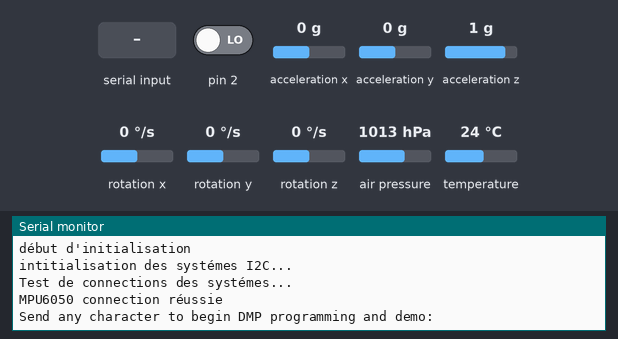
Simulated run of this sketch. Board: Arduino Uno, built with avr-gcc and run on an emulated ATmega328P. On the bench: the last lines printed to the serial monitor. The inputs (shaded band) are chosen by the test bench; at power-on: acceleration x 0 g, pin 2 LOW, acceleration y 0 g, acceleration z 1 g, rotation x 0 °/s, rotation y 0 °/s, rotation z 0 °/s, air pressure 1013 hPa, temperature 24 °C. Storage starts empty; the sensor or clock chip raises its interrupt line as the real part does.

Above: at 1.0 s.
1.1 s: "1\n" received over Serial
At 1.5 s:
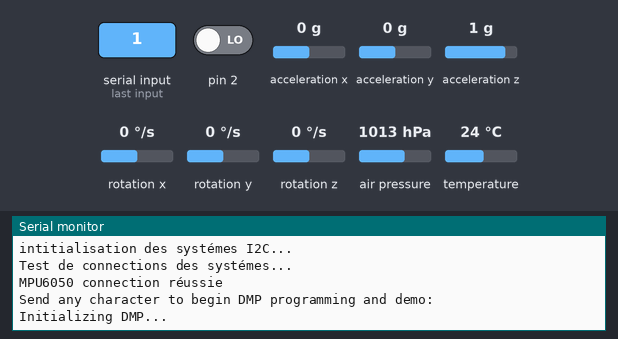
3.1 s: acceleration x set to -1.4 g
At 4.0 s:
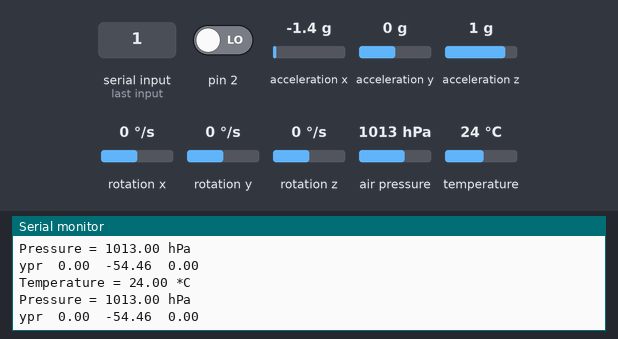
4.6 s: acceleration x set to 0.8 g
At 5.4 s:
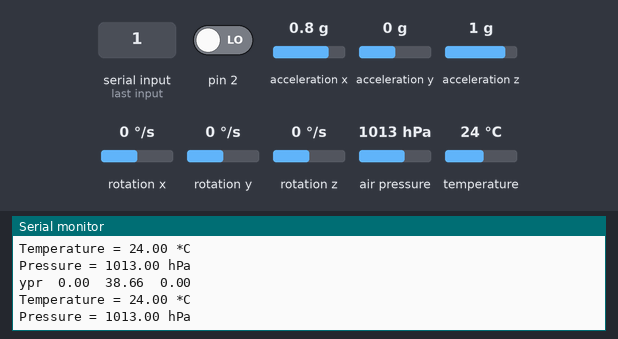
Timing chart, 0 to 7.6 s (numbered marks = the images above; inputs shaded):
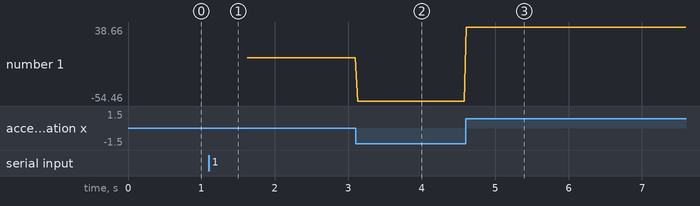

Measured:
- after the input at 1.1 s, the serial monitor: prints a new line at once (image 1)
- after the input at 3.1 s, the serial monitor: prints a new line at once (image 2)
- after the input at 4.6 s, the serial monitor: prints a new line at once (image 3)
- plotted number 1: 0 → -54.46 after the input at 3.1 s, -54.46 → 38.66 after the input at 4.6 s

The sketch:

testmini.ino
```cpp
#include <Wire.h>
#include <Adafruit_BME280.h>

#include <SD.h>

File myFile;

Adafruit_BME280 bme;

// I2Cdev et MPU6050 devoient être installer comme librairies, ou autre comme les fichiers .cpp/.h
// toutes les classes doivent être dans le chemin d'accés de votre projet
#include "I2Cdev.h"

#include "MPU6050_6Axis_MotionApps20.h"
//#include "MPU6050.h" // pas necessaire si utilisation de fichiers MotionApps

// la classe par default I2C adresse est 0x68
// l'addresses specific I2C sera adopté comme parametre ici
// AD0 low = 0x68 (adresse par défaut pour SparkFun breakout et InvenSense evaluation board)
// AD0 high = 0x69
MPU6050 mpu;
//MPU6050 mpu(0x69); // <-- utilisé pour AD0 haut


// uncomment "OUTPUT_READABLE_QUATERNION" if you want to see the actual
// quaternion components in a [w, x, y, z] format (not best for parsing
// on a remote host such as Processing or something though)
//#define OUTPUT_READABLE_QUATERNION

// uncomment "OUTPUT_READABLE_EULER" if you want to see Euler angles
// (in degrees) calculated from the quaternions coming from the FIFO.
// Note that Euler angles suffer from gimbal lock (for more info, see
// http://en.wikipedia.org/wiki/Gimbal_lock)
//#define OUTPUT_READABLE_EULER

// uncomment "OUTPUT_READABLE_YAWPITCHROLL" if you want to see the yaw/
// pitch/roll angles (in degrees) calculated from the quaternions coming
// from the FIFO. Note this also requires gravity vector calculations.
// Also note that yaw/pitch/roll angles suffer from gimbal lock (for
// more info, see: http://en.wikipedia.org/wiki/Gimbal_lock)
#define OUTPUT_READABLE_YAWPITCHROLL

// uncomment "OUTPUT_READABLE_REALACCEL" if you want to see acceleration
// components with gravity removed. This acceleration reference frame is
// not compensated for orientation, so +X is always +X according to the
// sensor, just without the effects of gravity. If you want acceleration
// compensated for orientation, us OUTPUT_READABLE_WORLDACCEL instead.
//#define OUTPUT_READABLE_REALACCEL

// uncomment "OUTPUT_READABLE_WORLDACCEL" if you want to see acceleration
// components with gravity removed and adjusted for the world frame of
// reference (yaw is relative to initial orientation, since no magnetometer
// is present in this case). Could be quite handy in some cases.
//#define OUTPUT_READABLE_WORLDACCEL

// uncomment "OUTPUT_TEAPOT" if you want output that matches the
// format used for the InvenSense teapot demo
//#define OUTPUT_TEAPOT


// MPU control/status vars
bool dmpReady = false;  // mis à vrai si DMP initiatlisation a été réussit
uint8_t mpuIntStatus;   // garde le status actuel du bit d'interruption dupuis le MPU
uint8_t devStatus;      // return status after each device operation (0 = success, !0 = error)
uint16_t packetSize;    // expected DMP packet size (default is 42 bytes)
uint16_t fifoCount;     // count of all bytes currently in FIFO
uint8_t fifoBuffer[64]; // FIFO storage buffer

// orientation/motion vars
Quaternion q;           // [w, x, y, z]         quaternion container
VectorInt16 aa;         // [x, y, z]            accel sensor measurements
VectorInt16 aaReal;     // [x, y, z]            gravity-free accel sensor measurements
VectorInt16 aaWorld;    // [x, y, z]            world-frame accel sensor measurements
VectorFloat gravity;    // [x, y, z]            gravity vector
float euler[3];         // [psi, theta, phi]    Euler angle container
float ypr[3];           // [yaw, pitch, roll]   yaw/pitch/roll container and gravity vector

// packet structure for InvenSense teapot demo
uint8_t teapotPacket[14] = { '$', 0x02, 0, 0, 0, 0, 0, 0, 0, 0, 0x00, 0x00, '\r', '\n' };


// ================================================================
// ===               INTERRUPT DETECTION ROUTINE                ===
// ================================================================

volatile bool mpuInterrupt = false;     // indicates whether MPU interrupt pin has gone high
void dmpDataReady() {
  mpuInterrupt = true;
}
// ================================================================
// ===                      INITIAL SETUP                       ===
// ================================================================

void setup() {
  Serial.begin(2000000);
  Wire.begin();
  while (!Serial) {
    ; // wait for serial port to connect. Needed for native USB port only
  }
  Serial.println("début d'initialisation");
  if (!SD.begin(4)) {
    Serial.println("initialisation raté!");
    while (1);

  } // renvoie un message d'erreur si l'intitialisation a raté

  if (!bme.begin()) {
   Serial.println(F("impossible de trouver le capteur BME280 , vérifier le cablage!"));
   while (1) delay(10);

  } //renvoie un message d'erreur si le BME280 n'est pas detecté


  // join I2C bus (I2Cdev library doesn't do this automatically)
#if I2CDEV_IMPLEMENTATION == I2CDEV_ARDUINO_WIRE

  TWBR = 12; // 400kHz I2C clock (200kHz if CPU is 8MHz)
#elif I2CDEV_IMPLEMENTATION == I2CDEV_BUILTIN_FASTWIRE
  Fastwire::setup(400, true);
#endif

  // initialisation des communication en série
  Serial.begin(2000000); //on peut changer la vitesse en fonction du projet
  while (!Serial); // wait for Leonardo enumeration, others continue immediately

  // NOTE: 8MHz or slower host processors, like the Teensy @ 3.3v or Ardunio
  // Pro Mini running at 3.3v, cannot handle this baud rate reliably due to
  // the baud timing being too misaligned with processor ticks. You must use
  // 38400 or slower in these cases, or use some kind of external separate
  // crystal solution for the UART timer.

  // initialize device
  Serial.println(F("intitialisation des systémes I2C..."));
  mpu.initialize();

  // verify connection
  Serial.println(F("Test de connections des systémes..."));
  Serial.println(mpu.testConnection() ? F("MPU6050 connection réussie") : F("MPU6050 échec de connection"));

  // wait for ready
Serial.println(F("\nSend any character to begin DMP programming and demo: "));
    while (Serial.available() && Serial.read()); // empty buffer
    while (!Serial.available());                 // wait for data
    while (Serial.available() && Serial.read()); // empty buffer again

  // load and configure the DMP
  Serial.println(F("Initializing DMP..."));
  devStatus = mpu.dmpInitialize();

  // supply your own gyro offsets here, scaled for min sensitivity
  mpu.setXGyroOffset(220);
  mpu.setYGyroOffset(76);
  mpu.setZGyroOffset(-85);
  mpu.setZAccelOffset(1788); // 1688 factory default for my test chip

  // make sure it worked (returns 0 if so)
  if (devStatus == 0) {
    // turn on the DMP, now that it's ready
    Serial.println(F("Enabling DMP..."));
    mpu.setDMPEnabled(true);

    // enable Arduino interrupt detection
    Serial.println(F("Enabling interrupt detection (Arduino external interrupt 0)..."));
    attachInterrupt(0, dmpDataReady, RISING);
    mpuIntStatus = mpu.getIntStatus();

    // set our DMP Ready flag so the main loop() function knows it's okay to use it
    Serial.println(F("DMP ready! Waiting for first interrupt..."));
    dmpReady = true;

    // get expected DMP packet size for later comparison
    packetSize = mpu.dmpGetFIFOPacketSize();
  }
}


// ================================================================
// ===                    MAIN PROGRAM LOOP                     ===
// ================================================================

void loop() {

  myFile = SD.open("test.txt", FILE_WRITE);

  // if the file opened okay, write to it:
  if (myFile) {


    Serial.print(F("Temperature = "));
    Serial.print(bme.readTemperature());
    Serial.println(" *C");
    myFile.println(F("Temperature = "));
    myFile.println(bme.readTemperature());
    myFile.println(" *C");
    Serial.print(F("Pressure = "));
    Serial.print(bme.readPressure() / 100.0F);
    Serial.println(" hPa");
    myFile.println(F("Pressure = "));
    myFile.println(bme.readPressure() / 100.0F);
    myFile.println(" hPa");

    Serial.println();


    // if programming failed, don't try to do anything
    if (!dmpReady) return;

    // wait for MPU interrupt or extra packet(s) available
    while (!mpuInterrupt && fifoCount < packetSize) {
      // other program behavior stuff here
      // .
      // .
      // .
      // if you are really paranoid you can frequently test in between other
      // stuff to see if mpuInterrupt is true, and if so, "break;" from the
      // while() loop to immediately process the MPU data
      // .
      // .
      // .
    }

    // reset interrupt flag and get INT_STATUS byte
    mpuInterrupt = false;
    mpuIntStatus = mpu.getIntStatus();

    // get current FIFO count
    fifoCount = mpu.getFIFOCount();

    // check for overflow (this should never happen unless our code is too inefficient)
    if ((mpuIntStatus & 0x10) || fifoCount == 1024) {
      // reset so we can continue cleanly
      mpu.resetFIFO();
      Serial.println(F("FIFO overflow!"));

      // otherwise, check for DMP data ready interrupt (this should happen frequently)
    } else if (mpuIntStatus & 0x02) {
      // wait for correct available data length, should be a VERY short wait
      while (fifoCount < packetSize) fifoCount = mpu.getFIFOCount();

      // read a packet from FIFO
      mpu.getFIFOBytes(fifoBuffer, packetSize);

      // track FIFO count here in case there is > 1 packet available
      // (this lets us immediately read more without waiting for an interrupt)
      fifoCount -= packetSize;

#ifdef OUTPUT_READABLE_QUATERNION
      // display quaternion values in easy matrix form: w x y z
      mpu.dmpGetQuaternion(&q, fifoBuffer);
      Serial.print("quat\t");
      Serial.print(q.w);
      Serial.print("\t");
      Serial.print(q.x);
      Serial.print("\t");
      Serial.print(q.y);
      Serial.print("\t");
      Serial.println(q.z);
#endif

#ifdef OUTPUT_READABLE_EULER
      // display Euler angles in degrees
      mpu.dmpGetQuaternion(&q, fifoBuffer);
      mpu.dmpGetEuler(euler, &q);
      Serial.print("euler\t");
      Serial.print(euler[0] * 180 / M_PI);
      Serial.print("\t");
      Serial.print(euler[1] * 180 / M_PI);
      Serial.print("\t");
      Serial.println(euler[2] * 180 / M_PI);
#endif

#ifdef OUTPUT_READABLE_YAWPITCHROLL
      // display Euler angles in degrees
      mpu.dmpGetQuaternion(&q, fifoBuffer);
      mpu.dmpGetGravity(&gravity, &q);
      mpu.dmpGetYawPitchRoll(ypr, &q, &gravity);
      Serial.print("ypr\t");
      Serial.print(ypr[0] * 180 / M_PI);
      Serial.print("\t");
      Serial.print(ypr[1] * 180 / M_PI);
      Serial.print("\t");
      Serial.println(ypr[2] * 180 / M_PI);
      myFile.println("ypr\t");
      myFile.println(ypr[0] * 180 / M_PI);
      myFile.println("\t");
      myFile.println(ypr[1] * 180 / M_PI);
      myFile.println("\t");
      myFile.println(ypr[2] * 180 / M_PI);
#endif

#ifdef OUTPUT_READABLE_REALACCEL
      // display real acceleration, adjusted to remove gravity
      mpu.dmpGetQuaternion(&q, fifoBuffer);
      mpu.dmpGetAccel(&aa, fifoBuffer);
      mpu.dmpGetGravity(&gravity, &q);
      mpu.dmpGetLinearAccel(&aaReal, &aa, &gravity);
      Serial.print("areal\t");
      Serial.print(aaReal.x);
      Serial.print("\t");
      Serial.print(aaReal.y);
      Serial.print("\t");
      Serial.println(aaReal.z);
#endif

#ifdef OUTPUT_READABLE_WORLDACCEL
      // display initial world-frame acceleration, adjusted to remove gravity
      // and rotated based on known orientation from quaternion
      mpu.dmpGetQuaternion(&q, fifoBuffer);
      mpu.dmpGetAccel(&aa, fifoBuffer);
      mpu.dmpGetGravity(&gravity, &q);
      mpu.dmpGetLinearAccel(&aaReal, &aa, &gravity);
      mpu.dmpGetLinearAccelInWorld(&aaWorld, &aaReal, &q);
      Serial.print("aworld\t");
      Serial.print(aaWorld.x);
      Serial.print("\t");
      Serial.print(aaWorld.y);
      Serial.print("\t");
      Serial.println(aaWorld.z);
#endif

#ifdef OUTPUT_TEAPOT
      // display quaternion values in InvenSense Teapot demo format:
      teapotPacket[2] = fifoBuffer[0];
      teapotPacket[3] = fifoBuffer[1];
      teapotPacket[4] = fifoBuffer[4];
      teapotPacket[5] = fifoBuffer[5];
      teapotPacket[6] = fifoBuffer[8];
      teapotPacket[7] = fifoBuffer[9];
      teapotPacket[8] = fifoBuffer[12];
      teapotPacket[9] = fifoBuffer[13];
      Serial.write(teapotPacket, 14);
      teapotPacket[11]++; // packetCount, loops at 0xFF on purpose
#endif


    }
    myFile.close();
  } else {
    // if the file didn't open, print an error:
    Serial.println("error opening test.txt");
  }
}
```
